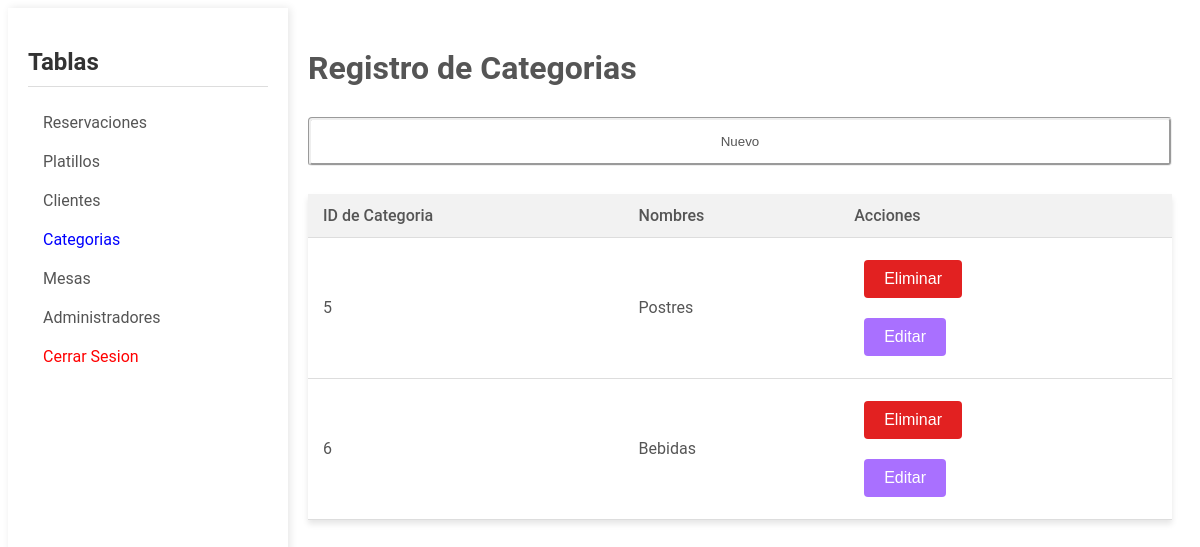
The app's page /admCategoria.php (signed in), older data.
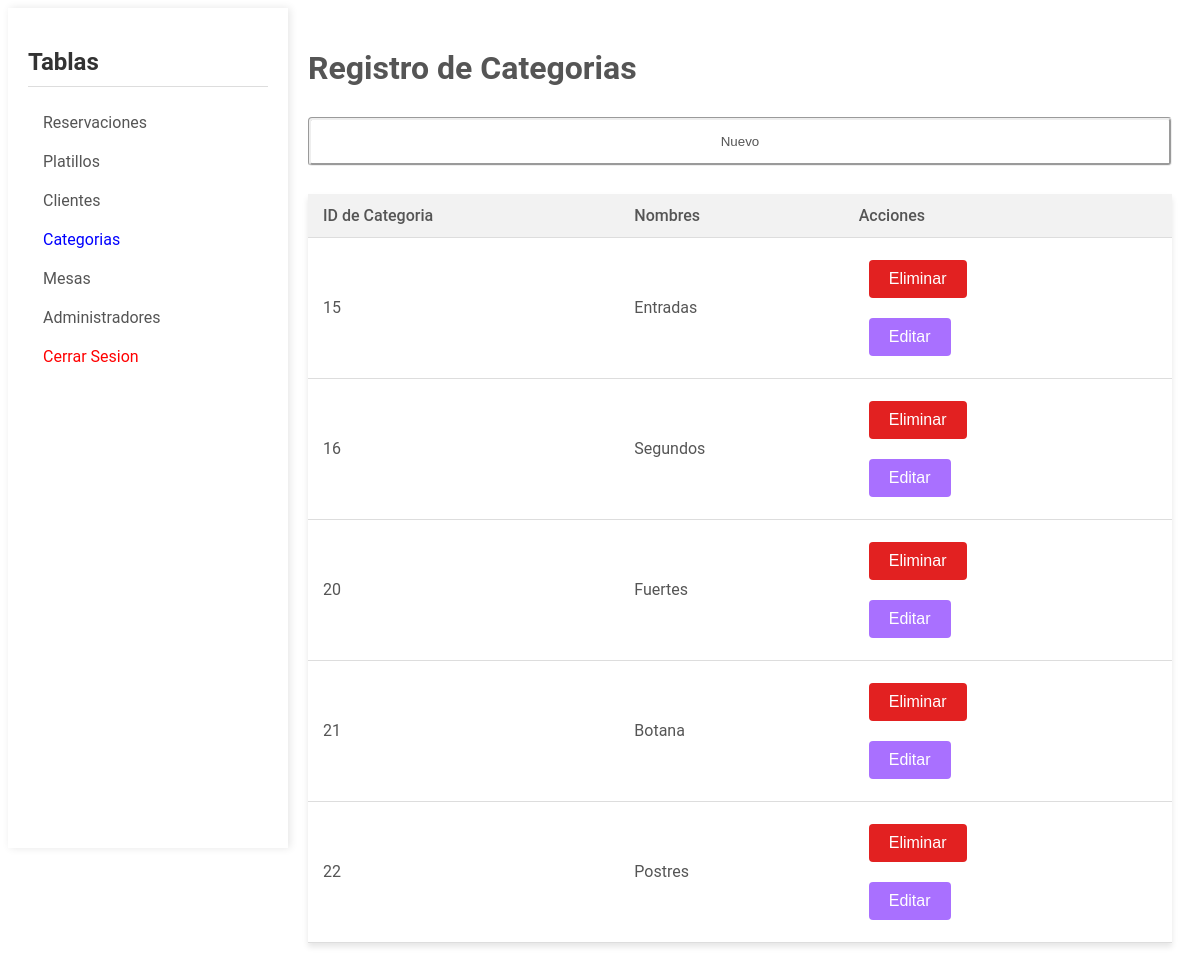
The same page, newer data.
### tables this page shows
CREATE TABLE `Categoria` (
  `idCategoria` int(11) NOT NULL,
  `nombre` varchar(50) DEFAULT NULL
);

### admCategoria.php (the view, shortened to what this page needs)
<!DOCTYPE html>
<html lang="es">
<head>
    <link rel="stylesheet" href="assets/css/adminPanel.css">
</head>
<body>
    <div class="container">
        <aside class="sidebar">
            <h2>Tablas</h2>
            <ul>
                <li><a href="admReservacion.php" >Reservaciones</a></li>
                <li><a href="admPlatillo.php" >Platillos</a></li>
                <li><a href="admCliente.php"  >Clientes</a></li>
                <li><a href="admCategoria.php" style="color:blue;">Categorias</a></li>
                <li><a href="admMesa.php"  >Mesas</a></li>
                <li><a href="admAdmin.php">Administradores</a></li>
                <li><a href="controller/sesionKiller.php" style="color:#ff0000;" >Cerrar Sesion</a></li>
            </ul>
        </aside>
        <main class="content">
            <h1>Registro de Categorias</h1>
            <button onclick="mostrarFormulario()">Nuevo</button>
            <table>
                <thead>
                    <tr>
                        <th>ID de Categoria</th>
                        <th>Nombres</th>
                        <th>Acciones</th>
                    </tr>
                </thead>
                <tbody>
                    <?php
                        include 'controller/conexion.php';
                        $sql = "SELECT idCategoria, nombre FROM Categoria";
                        $result = $conn->query($sql);
                        if ($result->num_rows > 0) {
                            while($row = $result->fetch_assoc()) {
                                echo
                                "<tr>
                                <td>" . $row["idCategoria"]. "</td>
                                <td>" . $row["nombre"]. "</td>
                                <td>
                                <form action='controller/categoriasDAO.php' method='post'>
                                    <input type='hidden' name='idCategoria' value='" . $row["idCategoria"] . "'>
                                    <input type='hidden' name='action' value='delete'>
                                    <input type='submit' style='background-color: #e22121; margin:10px; color: white; padding: 10px 20px; border: none; border-radius: 4px; cursor: pointer; font-size: 16px;' value='Eliminar'>
                                </form>
                                <form action='controller/categoriasDAO.php' method='post'>
                                    <input type='hidden' name='idCategoria' value='" . $row["idCategoria"] . "'>
                                    <input type='hidden' name='action' value='update'>
                                    <input type='submit' style='background-color: #a970ff; margin:10px; color: white; padding: 10px 20px; border: none; border-radius: 4px; cursor: pointer; font-size: 16px;' value='Editar'>
                                </form>
                            </td>
                                </tr>";
                            }
                        } else {
                            echo "<tr><td colspan='2'>No hay categorias disponibles</td></tr>";
                        }
                    ?>
                </tbody>
            </table>
        </main>
    </div>
</body>
</html>

### assets/css/adminPanel.css (style rules this page uses)
body { font-family: 'Roboto', sans-serif; color: #555; }
.container { display: flex; }
.sidebar { width: 240px; height: 100vh; background-color: #ffffff; box-shadow: 2px 0 8px rgba(0,0,0,0.1); overflow-y: auto; padding: 20px; }
.sidebar h2 { font-size: 24px; color: #333; border-bottom: 1px solid #ddd; padding-bottom: 10px; margin-bottom: 10px; }
.sidebar ul { list-style: none; padding: 0px; }
.sidebar ul li a { display: block; padding: 10px 15px; text-decoration: none; color: #555; font-size: 16px; transition: background-color 0.3s; }
.content { flex-grow: 1; padding: 20px; }
table { width: 100%; border-collapse: collapse; background-color: #fff; box-shadow: 0 4px 6px rgba(0, 0, 0, 0.1); margin-top: 20px; }
th, td { text-align: left; align-content: left; padding: 12px 15px; border-bottom: 1px solid #ddd; }
th { background-color: #f2f2f2; font-weight: 500; color: #555; text-align: left; }
button { width: 100%; background-color: #FFFFFF; color: #555; padding: 14px 20px; margin: 8px 0; border: groove; border-radius: 4px; cursor: pointer; }

Row changes from the older to the newer data that the page shows:
removed categoria: idCategoria "5", nombre "Postres"
removed categoria: idCategoria "6", nombre "Bebidas"
added categoria: idCategoria "15", nombre "Entradas"
added categoria: idCategoria "16", nombre "Segundos"
added categoria: idCategoria "20", nombre "Fuertes"
added categoria: idCategoria "21", nombre "Botana"
added categoria: idCategoria "22", nombre "Postres"
